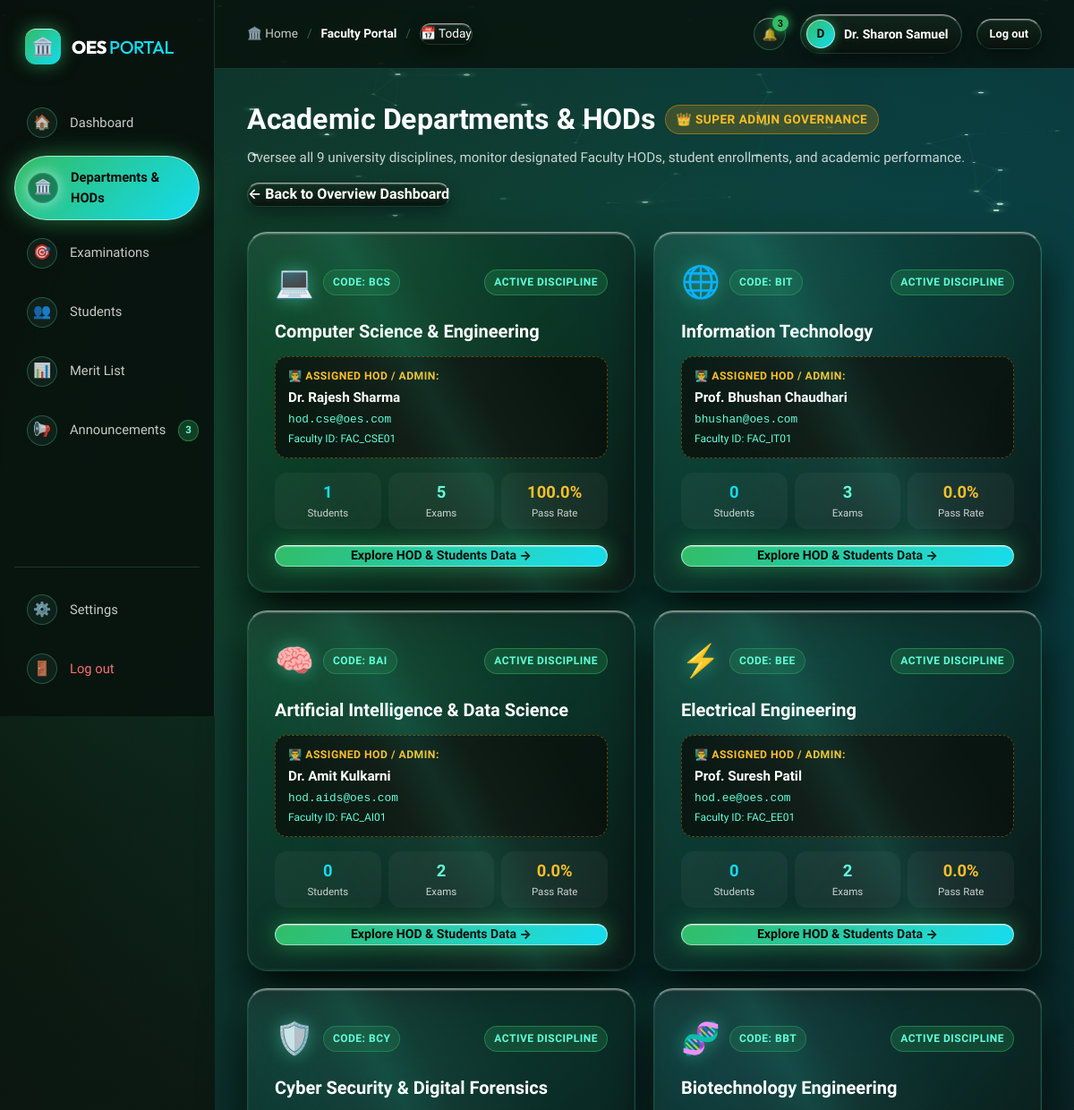
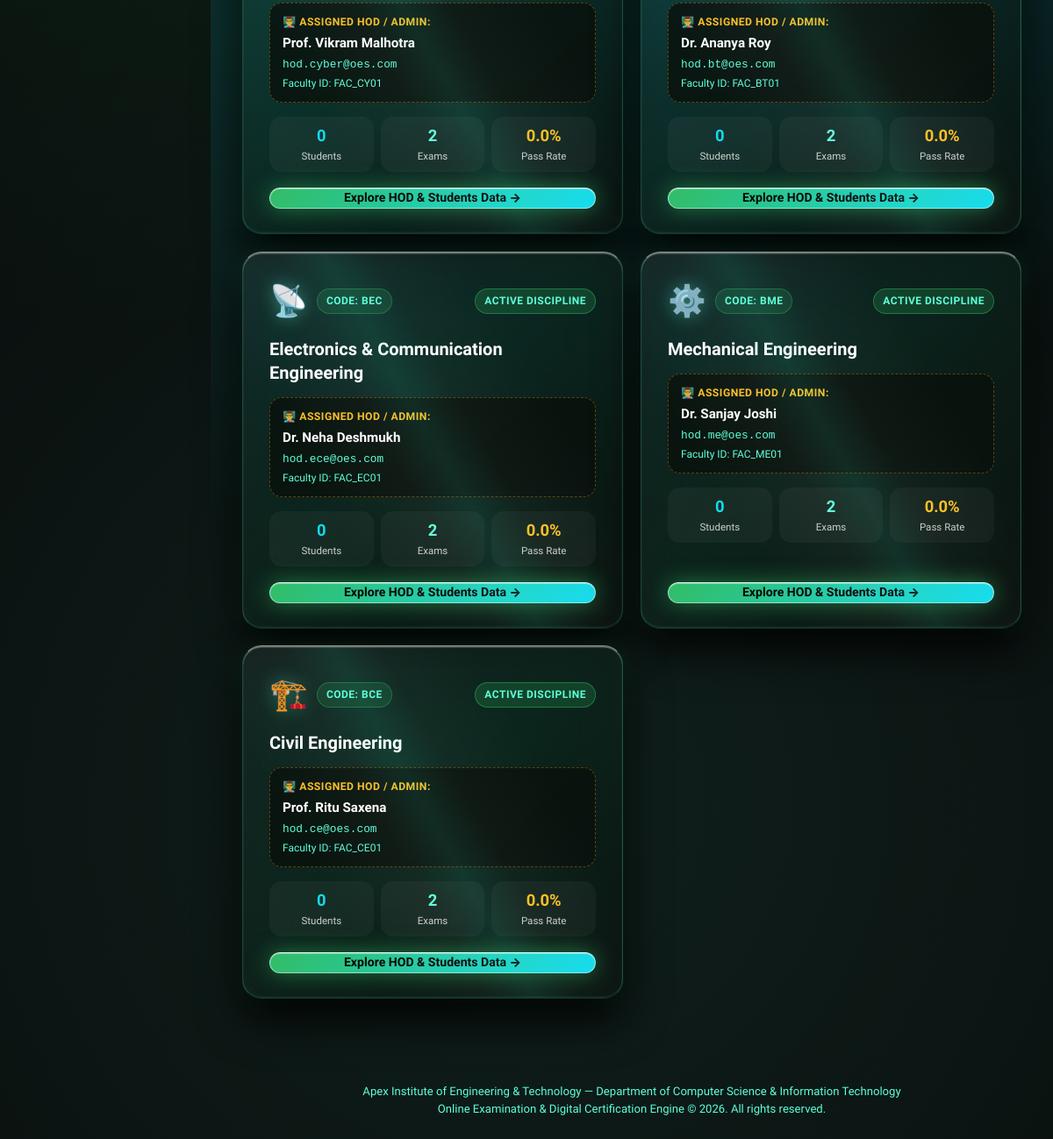
/admin/departments (signed in), run on the app's committed database (2 pictures, top to bottom).
### models.py (models this page shows, shortened)
class User(db.Model):
    __tablename__ = "users"
    id = db.Column(db.Integer, primary_key=True)
    name = db.Column(db.String(120), nullable=False)
    roll_no = db.Column(db.String(50), unique=True, nullable=True, index=True)
    department = db.Column(db.String(100), default="Computer Science & Engineering")
    email = db.Column(db.String(120), unique=True, nullable=False, index=True)
    phone = db.Column(db.String(20), nullable=True)
    password_hash = db.Column(db.String(256), nullable=False)
    role = db.Column(db.String(20), default="student")  # 'student' or 'admin'
    is_active = db.Column(db.Boolean, default=True)
    custom_note = db.Column(db.Text, default="Going to the evaluation hall and planning official exams for the semester ahead 🏀")
    note_status = db.Column(db.String(50), default="I'm going")
    note_updated_at = db.Column(db.DateTime, default=datetime.utcnow)
    created_at = db.Column(db.DateTime, default=datetime.utcnow)
    attempts = db.relationship("Attempt", backref="student", lazy="dynamic", cascade="all, delete-orphan")
    @property
    def is_authenticated(self):
        return True
    @property
    def is_admin(self):
        return self.role in ["admin", "superadmin"]
    @property
    def is_superadmin(self):
        return self.role == "superadmin"

### routes/admin.py (the view)
@admin_bp.route("/departments")
def departments():
    if not current_user.is_superadmin:
        return redirect(url_for("admin.dashboard"))
    from routes.student import OFFICIAL_DEPARTMENTS
    from routes.auth import BRANCH_CODES
    dept_overview = []
    dept_icons = {
        "Computer Science & Engineering": "💻",
        "Information Technology": "🌐",
        "Artificial Intelligence & Data Science": "🧠",
        "Cyber Security & Digital Forensics": "🛡️",
        "Electronics & Communication Engineering": "📡",
        "Electrical Engineering": "⚡",
        "Mechanical Engineering": "⚙️",
        "Civil Engineering": "🏗️",
        "Biotechnology Engineering": "🧬",
    }
    for d in OFFICIAL_DEPARTMENTS:
        hod = User.query.filter_by(role="admin", department=d).first()
        student_count = User.query.filter_by(role="student", department=d).count()
        exam_count = Exam.query.filter((Exam.department == d) | (Exam.department == "All Departments")).count()
        attempts = Attempt.query.filter_by(status="completed").join(User, Attempt.student_id == User.id).filter(User.department == d).all()
        pass_rate = round((sum(1 for a in attempts if a.is_passed) / len(attempts)) * 100, 1) if attempts else 0.0
        dept_overview.append({
            "name": d,
            "code": BRANCH_CODES.get(d, "ENG"),
            "icon": dept_icons.get(d, "🏛️"),
            "hod": hod,
            "student_count": student_count,
            "exam_count": exam_count,
            "pass_rate": pass_rate
        })
    return render_template("admin/departments.html", departments=dept_overview)

### models.py (called while the page is built)
    @property
    def time_ago(self):
        now = datetime.utcnow()
        diff = now - self.created_at
        seconds = int(diff.total_seconds())
        if seconds < 60:
            return "Just now"
        elif seconds < 3600:
            return f"{seconds // 60}m ago"
        elif seconds < 86400:
            return f"{seconds // 3600}h ago"
        elif seconds < 604800:
            return f"{seconds // 86400}d ago"
        else:
            return self.created_at.strftime("%b %d, %Y")

### routes/admin.py (called while the page is built)
@admin_bp.before_request
@login_required
def require_admin():
    if not current_user.is_admin:
        flash("Access denied: Faculty or Administrator privileges required.", "danger")
        return redirect(url_for("student.dashboard"))

### templates/admin/departments.html (shortened to what this page needs)
{% extends "base.html" %}
{% block content %}
<div class="container">
  <div style="display: flex; align-items: center; justify-content: space-between; margin-bottom: 28px; flex-wrap: wrap; gap: 16px;">
    <div>
      <div style="display: flex; align-items: center; gap: 10px; margin-bottom: 6px;">
        <h1 style="font-size: 2rem; margin: 0;" data-flip-text="Academic Departments &amp; HODs">Academic Departments &amp; HODs</h1>
        <span class="badge" style="background: rgba(245, 158, 11, 0.2); color: #FBBF24; border: 1px solid rgba(245, 158, 11, 0.45); font-size: 0.85rem; padding: 5px 12px; font-weight: 800;">
          👑 Super Admin Governance
        </span>
      </div>
      <p style="color: var(--text-muted); font-size: 0.95rem; margin: 0;">
        Oversee all 9 university disciplines, monitor designated Faculty HODs, student enrollments, and academic performance.
      </p>
    </div>
    <div>
      <a href="{{ url_for('admin.dashboard') }}" class="btn btn-secondary">
        &larr; Back to Overview Dashboard
      </a>
    </div>
  </div>
  <div style="display: grid; grid-template-columns: repeat(auto-fit, minmax(340px, 1fr)); gap: 20px; margin-bottom: 40px;">
    {% for dept in departments %}
      <div class="glass-card" style="padding: 24px 22px; display: flex; flex-direction: column; justify-content: space-between; border: 1px solid rgba(93, 255, 217, 0.25); transition: all 0.3s ease; position: relative;">
        <div>
          <div style="display: flex; align-items: center; justify-content: space-between; margin-bottom: 14px;">
            <div style="display: flex; align-items: center; gap: 10px;">
              <span style="font-size: 2.2rem; filter: drop-shadow(0 0 10px rgba(93, 255, 217, 0.4));">{{ dept.icon }}</span>
              <div>
                <span class="badge" style="background: rgba(51, 188, 101, 0.15); color: #5DFFD9; border: 1px solid rgba(51, 188, 101, 0.35); font-weight: 800;">
                  Code: {{ dept.code }}
                </span>
              </div>
            </div>
            <span class="badge badge-passed" style="font-size: 0.75rem;">
              Active Discipline
            </span>
          </div>
          <h2 style="font-size: 1.25rem; font-weight: 800; color: #ffffff; margin-bottom: 14px; line-height: 1.35;">
            {{ dept.name }}
          </h2>
          <div style="background: rgba(10, 18, 14, 0.85); border: 1px dashed rgba(245, 158, 11, 0.35); border-radius: var(--radius-sm); padding: 12px 14px; margin-bottom: 16px;">
            <div style="font-size: 0.76rem; font-weight: 700; color: #FBBF24; text-transform: uppercase; letter-spacing: 0.5px; margin-bottom: 4px;">
              👨‍🏫 Assigned HOD / Admin:
            </div>
            {% if dept.hod %}
              <div style="font-size: 0.95rem; font-weight: 800; color: #ffffff;">{{ dept.hod.name }}</div>
              <div style="font-size: 0.8rem; color: #5DFFD9; font-family: monospace; margin-top: 2px;">{{ dept.hod.email }}</div>
              <div style="font-size: 0.75rem; color: var(--text-dim); margin-top: 2px;">Faculty ID: {{ dept.hod.roll_no }}</div>
            {% else %}
              <div style="font-size: 0.88rem; color: var(--text-dim); font-style: italic;">No HOD Assigned</div>
            {% endif %}
          </div>
          <div style="display: grid; grid-template-columns: repeat(3, 1fr); gap: 8px; text-align: center; margin-bottom: 18px;">
            <div style="background: rgba(255, 255, 255, 0.04); padding: 8px; border-radius: var(--radius-sm);">
              <div style="font-size: 1.15rem; font-weight: 800; color: #12DCEF;">{{ dept.student_count }}</div>
              <div style="font-size: 0.72rem; color: var(--text-muted);">Students</div>
            </div>
            <div style="background: rgba(255, 255, 255, 0.04); padding: 8px; border-radius: var(--radius-sm);">
              <div style="font-size: 1.15rem; font-weight: 800; color: #5DFFD9;">{{ dept.exam_count }}</div>
              <div style="font-size: 0.72rem; color: var(--text-muted);">Exams</div>
            </div>
            <div style="background: rgba(255, 255, 255, 0.04); padding: 8px; border-radius: var(--radius-sm);">
              <div style="font-size: 1.15rem; font-weight: 800; color: #FBBF24;">{{ dept.pass_rate }}%</div>
              <div style="font-size: 0.72rem; color: var(--text-muted);">Pass Rate</div>
            </div>
          </div>
        </div>
        <a href="{{ url_for('admin.department_detail', dept_name=dept.name) }}" class="btn btn-primary" style="width: 100%; text-align: center; justify-content: center; font-size: 0.88rem;">
          <span>Explore HOD &amp; Students Data &rarr;</span>
        </a>
      </div>
    {% endfor %}
  </div>
</div>
{% endblock %}

### templates/base.html (shortened to what this page needs)
<!DOCTYPE html>
<html lang="en">
<head>
  <link rel="stylesheet" href="{{ url_for('static', filename='css/styles.css') }}">
</head>
<body>
  <canvas id="webgl-canvas"></canvas>
  <div class="app-shell">
    {% if current_user.is_authenticated %}
      <aside class="app-sidebar">
        <div>
          <a href="{{ url_for('main.index') }}" class="sidebar-brand">
            <div class="brand-icon-logo">🏛️</div>
            <div class="brand-title">OES <span>PORTAL</span></div>
          </a>
          <ul class="sidebar-nav">
            {% if current_user.is_admin %}
              <li>
                <a href="{{ url_for('admin.dashboard') }}" class="sidebar-link {% if request.endpoint == 'admin.dashboard' %}active{% endif %}">
                  <div class="nav-icon-pill">🏠</div>
                  <span>Dashboard</span>
                </a>
              </li>
              {% if current_user.is_superadmin %}
                <li>
                  <a href="{{ url_for('admin.departments') }}" class="sidebar-link {% if request.endpoint in ['admin.departments', 'admin.department_detail'] %}active{% endif %}">
                    <div class="nav-icon-pill">🏛️</div>
                    <span>Departments &amp; HODs</span>
                  </a>
                </li>
              {% endif %}
              <li>
                <a href="{{ url_for('admin.exams') }}" class="sidebar-link {% if request.endpoint == 'admin.exams' %}active{% endif %}">
                  <div class="nav-icon-pill">🎯</div>
                  <span>Examinations</span>
                </a>
              </li>
              <li>
                <a href="{{ url_for('admin.students') }}" class="sidebar-link {% if request.endpoint == 'admin.students' %}active{% endif %}">
                  <div class="nav-icon-pill">👥</div>
                  <span>Students</span>
                </a>
              </li>
              <li>
                <a href="{{ url_for('admin.results') }}" class="sidebar-link {% if request.endpoint == 'admin.results' %}active{% endif %}">
                  <div class="nav-icon-pill">📊</div>
                  <span>Merit List</span>
                </a>
              </li>
              <li>
                <a href="{{ url_for('admin.announcements') }}" class="sidebar-link {% if request.endpoint == 'admin.announcements' %}active{% endif %}">
                  <div class="nav-icon-pill">📢</div>
                  <span style="flex: 1;">Announcements</span>
                  {% if unread_notifications_count %}
                    <span class="sidebar-badge-count">{{ unread_notifications_count }}</span>
                  {% endif %}
                </a>
              </li>
            {% endif %}
          </ul>
        </div>
        <div class="sidebar-footer">
          <a href="{{ url_for('auth.profile') }}" class="sidebar-link">
            <div class="nav-icon-pill">⚙️</div>
            <span>Settings</span>
          </a>
          <a href="{{ url_for('auth.logout') }}" class="sidebar-link" style="color: #f87171;">
            <div class="nav-icon-pill" style="color: #f87171;">🚪</div>
            <span>Log out</span>
          </a>
        </div>
      </aside>
    {% endif %}
    <div class="app-main">
      <header class="app-topbar">
        <div class="breadcrumb-box">
          <a href="{{ url_for('main.index') }}">🏛️ Home</a>
          <span class="separator">/</span>
          {% if current_user.is_authenticated %}
            <span class="current">{% if current_user.is_admin %}Faculty Portal{% else %}Dashboard{% endif %}</span>
          {% else %}
            <span class="current">Examination Portal</span>
          {% endif %}
          <span class="separator">/</span>
          <div class="date-pill">
            <span>📅 Today</span>
          </div>
        </div>
        <div class="topbar-right">
          {% if current_user.is_authenticated %}
            <div class="notification-wrapper" style="position: relative;">
              <button type="button" class="btn-icon-round notification-bell-btn" onclick="toggleNotificationDropdown()" title="Notifications & Announcements">
                <span>🔔</span>
                {% if unread_notifications_count %}
                  <span class="bell-unread-dot">{{ unread_notifications_count }}</span>
                {% endif %}
              </button>
            </div>
            <div class="user-avatar-group">
              <div class="avatar-circle">{{ current_user.name[:1] }}</div>
              <span class="user-avatar-name">{{ current_user.name }}</span>
            </div>
            <a href="{{ url_for('auth.logout') }}" class="btn btn-secondary btn-sm">Log out</a>
          {% else %}
            <a href="{{ url_for('auth.login') }}" class="btn btn-secondary btn-sm">Sign In</a>
            <a href="{{ url_for('auth.register') }}" class="btn btn-primary btn-sm">Create Account</a>
          {% endif %}
        </div>
      </header>
      <main class="viewport-content">
        {% block content %}{% endblock %}
      </main>
      <footer style="border-top: 1px solid var(--border-glass); padding: 24px 36px; font-size: 0.82rem; color: var(--text-dim); text-align: center;">
        <p>{{ INSTITUTE_NAME }} — {{ INSTITUTE_SUBTITLE }}</p>
        <p>Online Examination & Digital Certification Engine &copy; 2026. All rights reserved.</p>
      </footer>
    </div>
  </div>
</body>
</html>

### data on the page
User: name "D", name "Dr. Sharon Samuel"
User: icon "💻", code "BCS", name "Computer Science & Engineering", hod.name "Dr. Rajesh Sharma", hod.email "hod.cse@oes.com", hod.roll_no "FAC_CSE01", student_count "1", exam_count "5", pass_rate "100.0"
User: icon "🌐", code "BIT", name "Information Technology", hod.name "Prof. Bhushan Chaudhari", hod.email "bhushan@oes.com", hod.roll_no "FAC_IT01", student_count "0", exam_count "3", pass_rate "0.0"
User: icon "🧠", code "BAI", name "Artificial Intelligence & Data Science", hod.name "Dr. Amit Kulkarni", hod.email "hod.aids@oes.com", hod.roll_no "FAC_AI01", student_count "0", exam_count "2", pass_rate "0.0"
User: icon "⚡", code "BEE", name "Electrical Engineering", hod.name "Prof. Suresh Patil", hod.email "hod.ee@oes.com", hod.roll_no "FAC_EE01", student_count "0", exam_count "2", pass_rate "0.0"
User: icon "🛡️", code "BCY", name "Cyber Security & Digital Forensics", hod.name "Prof. Vikram Malhotra", hod.email "hod.cyber@oes.com", hod.roll_no "FAC_CY01", student_count "0", exam_count "2", pass_rate "0.0"
User: icon "🧬", code "BBT", name "Biotechnology Engineering", hod.name "Dr. Ananya Roy", hod.email "hod.bt@oes.com", hod.roll_no "FAC_BT01", student_count "0", exam_count "2", pass_rate "0.0"
User: icon "📡", code "BEC", name "Electronics & Communication Engineering", hod.name "Dr. Neha Deshmukh", hod.email "hod.ece@oes.com", hod.roll_no "FAC_EC01", student_count "0", exam_count "2", pass_rate "0.0"
User: icon "⚙️", code "BME", name "Mechanical Engineering", hod.name "Dr. Sanjay Joshi", hod.email "hod.me@oes.com", hod.roll_no "FAC_ME01", student_count "0", exam_count "2", pass_rate "0.0"
User: icon "🏗️", code "BCE", name "Civil Engineering", hod.name "Prof. Ritu Saxena", hod.email "hod.ce@oes.com", hod.roll_no "FAC_CE01", student_count "0", exam_count "2", pass_rate "0.0"

### other printed values
{{ unread_notifications_count }} "3"
{{ INSTITUTE_NAME }} "Apex Institute of Engineering & Technology"
{{ INSTITUTE_SUBTITLE }} "Department of Computer Science & Information Technology"
